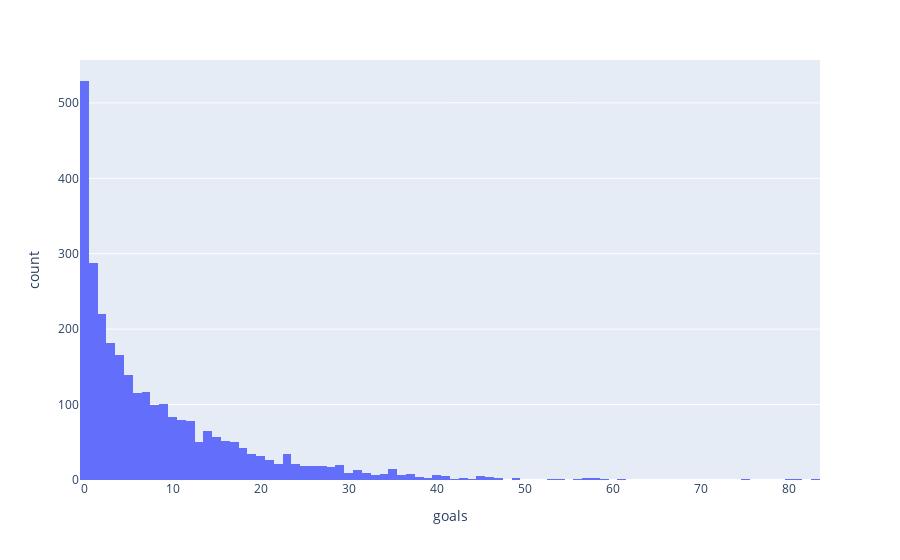

The cell this chart's notebook holds for it:
### Code cell
#how many goals forwards scored in the 2 years (most of them didnt score anything for 2 years)
fig = px.histogram(grouped_df.get_group(4), x='goals')
fig.show()

### Figure 1 — Plotly figure (JSON) as saved in the notebook; plotly's stock layout.template omitted (floating-point values rounded to 4 significant figures; data arrays with more than 128 entries replaced by an {"elided": "..."} marker saying what was removed)
{"data": [{"alignmentgroup": "True", "bingroup": "x", "hovertemplate": "goals=%{x}<br>count=%{y}<extra></extra>", "legendgroup": "", "marker": {"color": "#636efa", "pattern": {"shape": ""}}, "name": "", "offsetgroup": "", "orientation": "v", "showlegend": false, "type": "histogram", "x": {"elided": "2902 int values"}, "xaxis": "x", "yaxis": "y"}], "layout": {"barmode": "relative", "legend": {"tracegroupgap": 0}, "margin": {"t": 60}, "xaxis": {"anchor": "y", "domain": [0, 1], "title": {"text": "goals"}}, "yaxis": {"anchor": "x", "domain": [0, 1], "title": {"text": "count"}}}}
